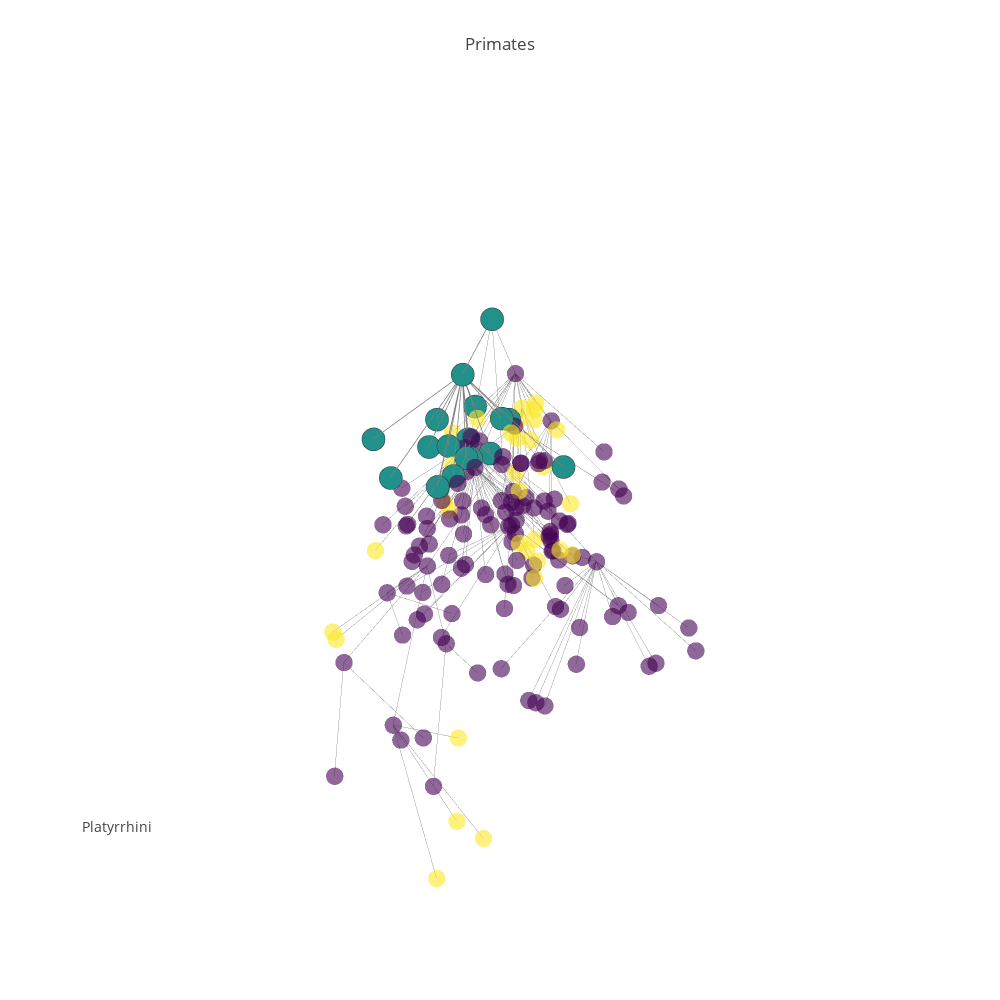

Here is the notebook cell this chart was saved with:
### Code cell
#pgp.plot_data
pgp.render_plot()
#pgp.render_plot(publish=True, filename="primates2")

### Figure 1 — Plotly figure (JSON) as saved in the notebook; plotly's stock layout.template omitted (floating-point values rounded to 4 significant figures; data arrays with more than 128 entries replaced by an {"elided": "..."} marker saying what was removed)
{"data": [{"hoverinfo": "none", "line": {"color": "rgb(125,125,125)", "width": 1}, "mode": "lines", "opacity": 0.7, "type": "scatter3d", "uid": "878573e2-be8f-11e8-8270-f45c89a09993", "x": {"elided": "498 float values"}, "y": {"elided": "498 float values"}, "z": {"elided": "498 float values"}}, {"hoverinfo": "none", "line": {"color": "rgb(125,125,125)", "width": 1.5}, "mode": "lines", "opacity": 1, "type": "scatter3d", "uid": "8785759c-be8f-11e8-98ac-f45c89a09993", "x": [1.478, 1.478, null, 1.188, 1.478, null, 1.857, 1.188, null, 1.359, 1.188, null, 0.4469, 1.188, null, 1.327, 1.188, null, 1.589, 1.188, null, 2.07, 1.188, null, 1.318, 1.188, null, 1.762, 1.188, null, 0.9694, 1.188, null, 0.4335, 1.188, null, 0.285, 1.188, null, 0.9277, 1.188, null, 1.161, 1.188, null, 0.6306, 1.188, null, 1.792, 1.188, null, 1.017, 1.188, null], "y": [-0.9621, -0.9621, null, -1.705, -0.9621, null, -1.412, -1.705, null, -2.111, -1.705, null, -1.861, -1.705, null, -1.815, -1.705, null, -1.455, -1.705, null, -1.93, -1.705, null, -1.537, -1.705, null, -2.596, -1.705, null, -1.88, -1.705, null, -2.323, -1.705, null, -1.898, -1.705, null, -1.563, -1.705, null, -1.631, -1.705, null, -0.7272, -1.705, null, -1.481, -1.705, null, -2.35, -1.705, null], "z": [-3.094, -3.094, null, -4.055, -3.094, null, -5.028, -4.055, null, -5.054, -4.055, null, -4.955, -4.055, null, -4.926, -4.055, null, -5.034, -4.055, null, -5.057, -4.055, null, -4.963, -4.055, null, -4.988, -4.055, null, -5.021, -4.055, null, -4.984, -4.055, null, -5.051, -4.055, null, -5.09, -4.055, null, -5.081, -4.055, null, -5.024, -4.055, null, -5.092, -4.055, null, -4.936, -4.055, null]}, {"hoverinfo": "skip", "marker": {"color": {"elided": "166 int values"}, "colorscale": "Viridis", "opacity": 0.6, "size": 6, "symbol": "circle"}, "mode": "markers", "name": "actors", "type": "scatter3d", "uid": "878576a8-be8f-11e8-8414-f45c89a09993", "x": {"elided": "166 float values"}, "y": {"elided": "166 float values"}, "z": {"elided": "166 float values"}}, {"hoverinfo": "text", "marker": {"color": [0, 0, 0, 0, 0, 0, 0, 0, 0, 0, 0, 0, 0, 0, 0, 0, 0, 0], "colorscale": "Viridis", "line": {"color": "rgb(50,50,50)", "width": 0.5}, "size": 8, "symbol": "circle"}, "mode": "markers", "name": "actors", "text": ["<a href=\"https://en.wikipedia.org/wiki/Primates\">Primates</a>", "<a href=\"https://en.wikipedia.org/wiki/Platyrrhini\">Platyrrhini</a>", "<a href=\"https://en.wikipedia.org/wiki/Callithrix\">Callithrix</a>", "<a href=\"https://en.wikipedia.org/wiki/Cebuella\">Cebuella</a>", "<a href=\"https://en.wikipedia.org/wiki/Leontopithecus\">Leontopithecus</a>", "<a href=\"https://en.wikipedia.org/wiki/Saguinus\">Saguinus</a>", "<a href=\"https://en.wikipedia.org/wiki/Callimico\">Callimico</a>", "<a href=\"https://en.wikipedia.org/wiki/Cebus\">Cebus</a>", "<a href=\"https://en.wikipedia.org/wiki/Saimiri\">Saimiri</a>", "<a href=\"https://en.wikipedia.org/wiki/Aotus\">Aotus</a>", "<a href=\"https://en.wikipedia.org/wiki/Callicebus\">Callicebus</a>", "<a href=\"https://en.wikipedia.org/wiki/Pithecia\">Pithecia</a>", "<a href=\"https://en.wikipedia.org/wiki/Cacajao\">Cacajao</a>", "<a href=\"https://en.wikipedia.org/wiki/Chiropotes\">Chiropotes</a>", "<a href=\"https://en.wikipedia.org/wiki/Alouatta\">Alouatta</a>", "<a href=\"https://en.wikipedia.org/wiki/Ateles\">Ateles</a>", "<a href=\"https://en.wikipedia.org/wiki/Lagothrix\">Lagothrix</a>", "<a href=\"https://en.wikipedia.org/wiki/Brachyteles\">Brachyteles</a>"], "type": "scatter3d", "uid": "87857786-be8f-11e8-a890-f45c89a09993", "x": [1.478, 1.188, 1.857, 1.359, 0.4469, 1.327, 1.589, 2.07, 1.318, 1.762, 0.9694, 0.4335, 0.285, 0.9277, 1.161, 0.6306, 1.792, 1.017], "y": [-0.9621, -1.705, -1.412, -2.111, -1.861, -1.815, -1.455, -1.93, -1.537, -2.596, -1.88, -2.323, -1.898, -1.563, -1.631, -0.7272, -1.481, -2.35], "z": [-3.094, -4.055, -5.028, -5.054, -4.955, -4.926, -5.034, -5.057, -4.963, -4.988, -5.021, -4.984, -5.051, -5.09, -5.081, -5.024, -5.092, -4.936]}], "layout": {"annotations": [{"font": {"size": 14}, "showarrow": false, "text": "Platyrrhini", "x": 0, "xanchor": "left", "xref": "paper", "y": 0.1, "yanchor": "bottom", "yref": "paper"}], "height": 1000, "hovermode": "closest", "margin": {"t": 100}, "scene": {"xaxis": {"showbackground": false, "showgrid": false, "showline": false, "showticklabels": false, "title": "", "zeroline": false}, "yaxis": {"showbackground": false, "showgrid": false, "showline": false, "showticklabels": false, "title": "", "zeroline": false}, "zaxis": {"showbackground": false, "showgrid": false, "showline": false, "showticklabels": false, "title": "", "zeroline": false}}, "showlegend": false, "title": "Primates", "width": 1000}}
